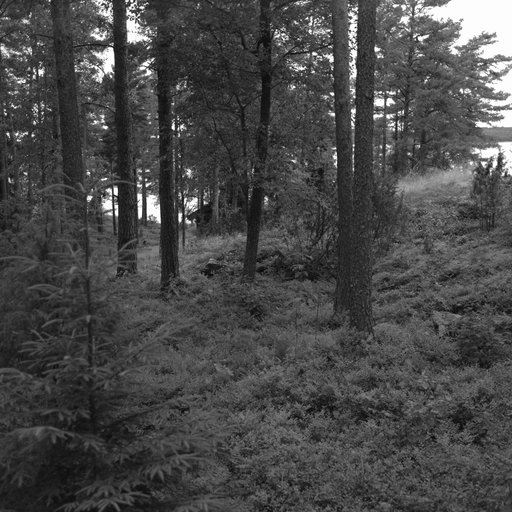
%> input picture EECE562_FundamentalsOfSteganography/HW3/130.bmp, 512 x 512 px
$ octave HW4.m   (GNU Octave 9; MATLAB toolbox functions it lacks are replaced by stand-ins)
%> lines starting %> are read from the running program, lines starting %| are printed output that depends on the picture
### EECE562_FundamentalsOfSteganography/HW4/DrawRDbound.m

function [R,D,lambda,rho] = DrawRDbound(image, graphical_output)
%> called with image = '130.bmp', graphical_output = 'N'
%
% INPUT:  image file (image), graphical_output ('Y' or 'N') controls
% whether the program outputs any figures.
%
% OUTPUT: Rate (R) and distortion (D), sampled at values of lambda
% (lambda)for costs rho from Assignment 5
%
% Example of usage: [R,D,lambda,rho] = DrawRDbound('130.bmp','Y');
%

X = imread(image);
%> X is the input picture: size 512x512 uint8; min 3, max 255, mean 72.2
if graphical_output=='Y', figure, imshow(X), title('The cover image'),end

X  = double(X);
%> X: size 512x512 double
sz = size(X);
%> sz = [512 512]
i  = 2 : sz(1) - 1;
%> i = 510 values from 2 to 511
j  = 2 : sz(2) - 1;
%> j = 510 values from 2 to 511
rho = 1/4 * (abs(X(i,j)-X(i+1,j))+abs(X(i,j)-X(i-1,j))+abs(X(i,j)-X(i,j+1))+abs(X(i,j)-X(i,j-1)));
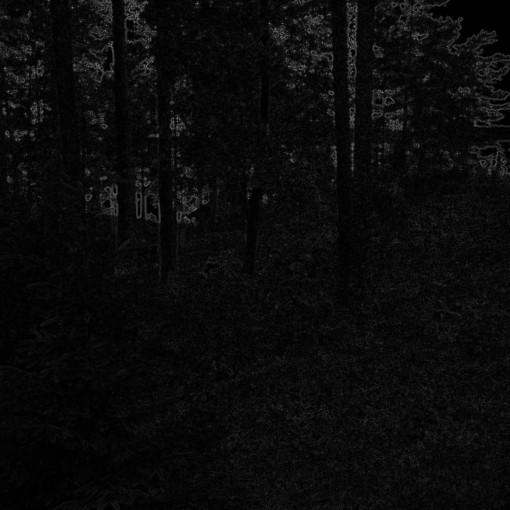
%> rho: size 510x510 double; min 0, max 122.2, mean 11.2
rho = 1./(1 + rho);
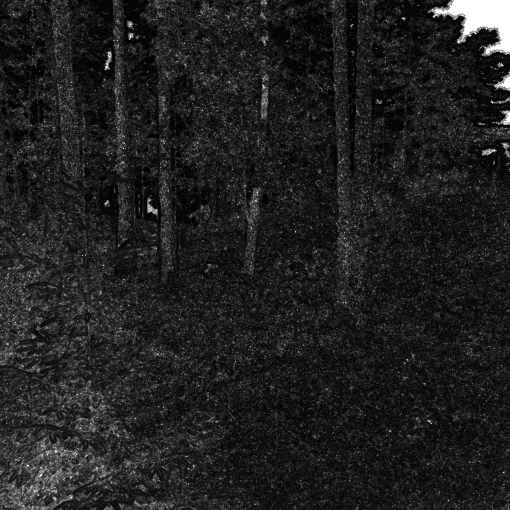
%> rho: size 510x510 double; min 0.00811, max 1, mean 0.13
lambda = (1.2).^(-30 : 50);

R = zeros(1, length(lambda));
D = zeros(1, length(lambda));

for k = 1 : length(lambda)
    p = exp(-lambda(k) * rho(:))./(1 + exp(-lambda(k) * rho(:)));
    R(k) = sum(hbin(p));
    D(k) = sum(rho(:).*p);
end
%> after the loop, D = 81 values, max 16920.3 at index 1, min 1.7e-34 at index 81, mean 8281.3; R = 81 values, max 260100 at index 1, min 0 at index 73, mean 149452.7

R = R/numel(rho);  % Normalize the payload to image size (obtain rate)
%> R = 81 values, max 1 at index 1, min 0 at index 73, mean 0.575
D = D/numel(rho);  % Normalize the distortion to image size
%> D = 81 values, max 0.0651 at index 1, min 6.55e-40 at index 81, mean 0.0318
% if graphical_output=='Y', figure, plot(lambda, R, '-k'), title(['Payload per pixel ' image]), xlabel('Lambda'), ylabel('Rate (bpp)'), end
% if graphical_output=='Y', figure, plot(lambda, D, '-k'), title(['Distortion per pixel ' image]), xlabel('Lambda'), ylabel('Distortion per pixel'), end
if graphical_output=='Y', figure, plot(R, D, '-k'), title(['Rate--distortion bound ' image]), xlabel('Rate (bpp)'), ylabel('Distortion per pixel'), end
if graphical_output=='Y', figure, plot(sort(rho(:))), title(['Profile of costs for ' image]), end

% Np = 10000;         % Np pixels with the largest p will be displayed as a binary image
% [~,ind] = sort(-p); % Sort the probabilities from the largest to the smallest
% if graphical_output=='Y', figure, imshow(reshape(uint8(255*(p >= p(ind(Np)))),[sz(1)-2 sz(2)-2])), end

function y = hbin(x)
y = zeros(size(x));
I = abs(x-0.5)<0.4999999;
y(I) = -x(I).*log2(x(I)) - (1-x(I)).*log2(1-x(I));

### EECE562_FundamentalsOfSteganography/HW4/HW4.m
% First of all, add stc toolbox to search path
% addpath('G:\My Drive\EECE562_Steganography\HW4\stc\')

% ----------------- Test  --------------
tic;
STC_Task('130.bmp', 5);
% [4 lines not run here, left out]
function STC_Task(test_image, h)

    [R,D,lambda,rho] = DrawRDbound(test_image,'N');   % Obtain data for R-D bound and costs for cover 'image'
%> lambda = 81 values from 0.00421 to 9100.4
    figure, plot(R, D, 'k')                      % Draw R-D bound
    title(sprintf('Rate--distortion bound %s, h=%d',test_image,h)), xlabel('Rate (bpp)'), ylabel('Distortion per pixel'),
%> after `ylabel('Distortion per pixel')`:
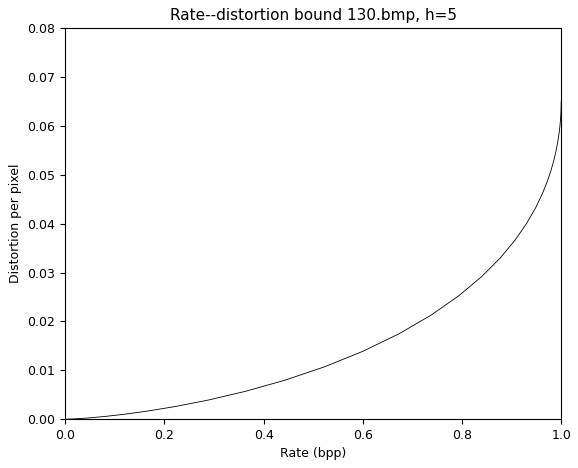
%> figure redrawn from the program's plot data
    hold on

    for w=2:10
        [alpha, ave_cost] = GetEmbeddingCost(test_image, rho, h, w, 10);

        fprintf('  Relative payload alpha = %f  embedded with minimum average cost of %f \n', alpha, ave_cost);

        plot(alpha, ave_cost,'k*') % Draw the point in the R-D bound plot to see how far you are from the bound
                                    % Note that the point should be above the bound (the distortion will be slightly larger)
    end

end

function [alpha, min_cost]=GetEmbeddingCost(image, rho, h_row, w_column, Nruns)

    %------------------ parameter configuration --------------------
    h = h_row;       % Constraint height h (no. of rows of H_hat)
    w = w_column;       % No. of columns of H_hat
    alpha = 1/w; % Relative message length that can be embedded with codes built from H_hat

    rep = 100;   % Number of message bits that will be embedded in each pixel block
             % Each block will have rep*w pixels => we can embed rep bits.
    min_cost = 1.0; % initialize min_csot as 1

    %------------------ try Nruns to find minimum cost ------------------
    for i=1:Nruns
        H_hat = round(rand(h,w)); % H_hat is generated randomly
        H_hat(1,:) = 1;           % The first and last rows of H_hat should be all ones
        H_hat(end,:) = 1;


%> (the run ends here)

$ run again, with EECE562_FundamentalsOfSteganography/HW3/293.bmp copied over EECE562_FundamentalsOfSteganography/HW3/130.bmp
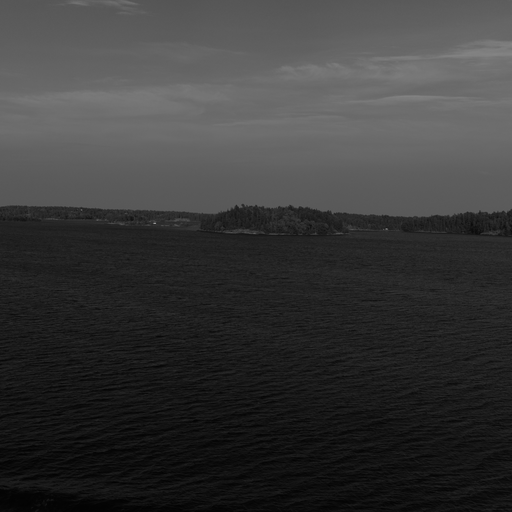
%> input picture EECE562_FundamentalsOfSteganography/HW3/293.bmp, 512 x 512 px
%> in DrawRDbound, X is the input picture: size 512x512 uint8; min 2, max 152, mean 56.8
%> X: size 512x512 double
%> in DrawRDbound, `rho = 1./(1 + rho);`:
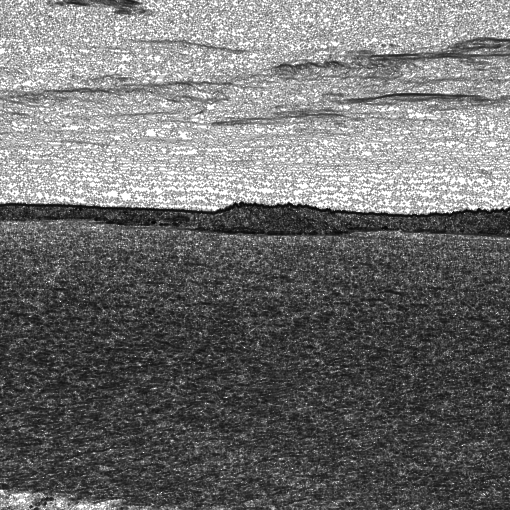
%> rho: size 510x510 double; min 0.0147, max 1, mean 0.438
%> after the loop in DrawRDbound, `for k = 1 : length(lambda)`: D = 81 values, max 56866.2 at index 1, min 1.11e-60 at index 81, mean 23500.9; R = 81 values, max 260099.8 at index 1, min 0 at index 70, mean 127187.5
%> in DrawRDbound, `R = R/numel(rho);`: R = 81 values, max 1 at index 1, min 0 at index 70, mean 0.489
%> in DrawRDbound, `D = D/numel(rho);`: D = 81 values, max 0.219 at index 1, min 4.27e-66 at index 81, mean 0.0904
%> in STC_Task, `[R,D,lambda,rho] = DrawRDbound(test_image,'N');   % Obtain data for R-..`: lambda = 81 values from 0.00421 to 9100.4
%> in STC_Task, `ylabel('Distortion per pixel')`:
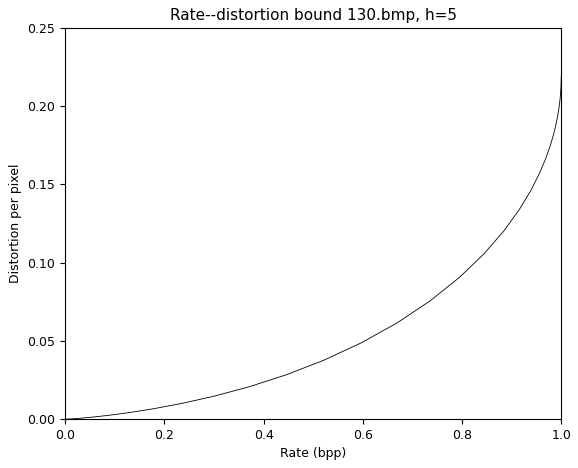
%> figure redrawn from the program's plot data
